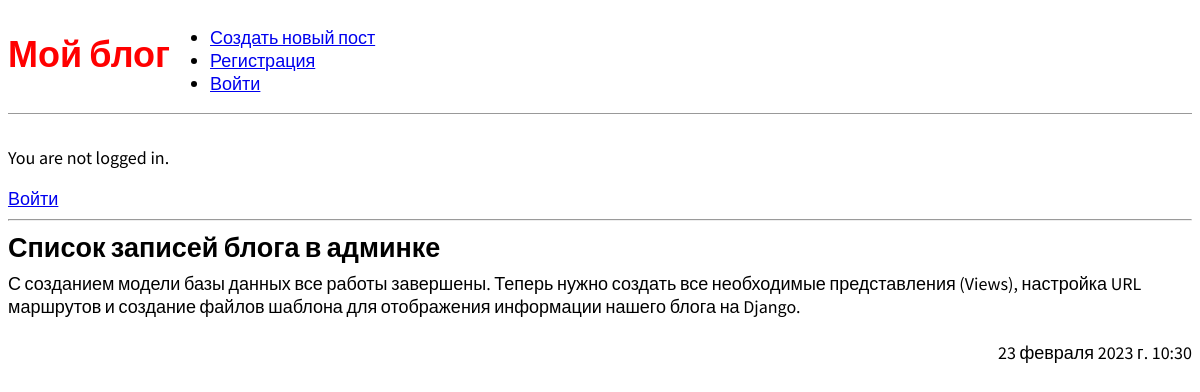
The app's page /post/2/ with its own data.
### blog/models.py (models this page shows, shortened)
class Post(models.Model):
    title = models.CharField(max_length=200)  # Строковое поле, для строк малого и большого размера.
    author = models.ForeignKey(
        'auth.User',
        on_delete=models.CASCADE,  # Если удалиться пользователь, то и его статьи удаляться(каскадное отношение)
    )
    body = models.TextField()  # Большое текстовое поле
    time_create = models.DateTimeField(default=datetime.datetime.now())

### blog/views.py (the view)
# urls.py: path("post/<int:pk>/", BlogDetailView.as_view(), name='post_detail'),
class BlogDetailView(DetailView):
    model = Post
    template_name = 'post_detail.html'

### templates/post_detail.html
{% extends 'base.html' %}
{% block content %}
  <div class="post-entry">
    <h2>{{ object.title }}</h2>
    <p>{{ object.body }}</p>
    <br>
    <p style="text-align: right;">{{ object.time_create }}</p>
  </div>
{% endblock content %}

### static/css/base.css (style rules this page uses)
body { font-family: 'Source Sans Pro', sans-serif; font-size: 18px; }
.post-entry { margin-bottom: 2rem; }
.post-entry h2 { margin: 0.5rem 0; }
.post-entry p { margin: 0; font-weight: 400; }

### records on screen
Post: title "Список записей блога в админке", body "С созданием модели базы данных все работы завершены. Теперь нужно создать все необходимые представления (Views), настройка URL маршрутов и создание файлов шаблона для отображения информации нашего блога на Django.", time_create "23 февраля 2023 г. 10:30"
